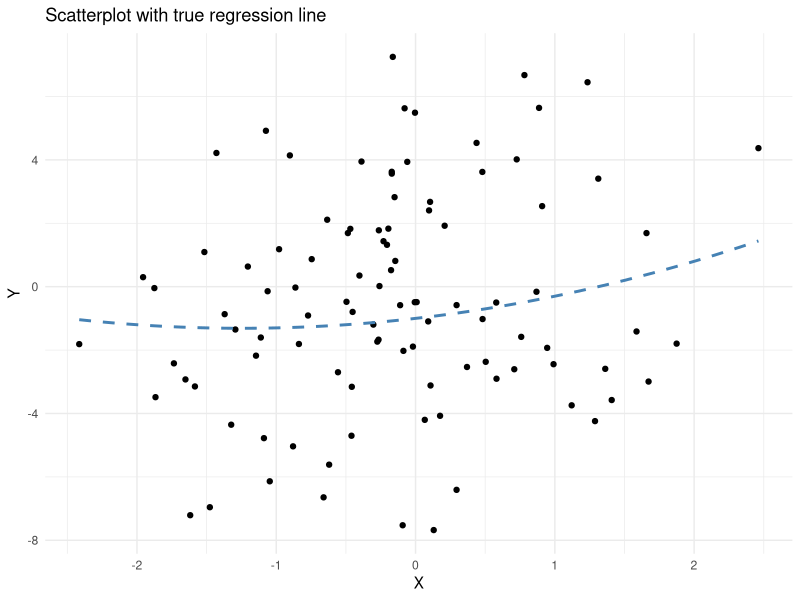
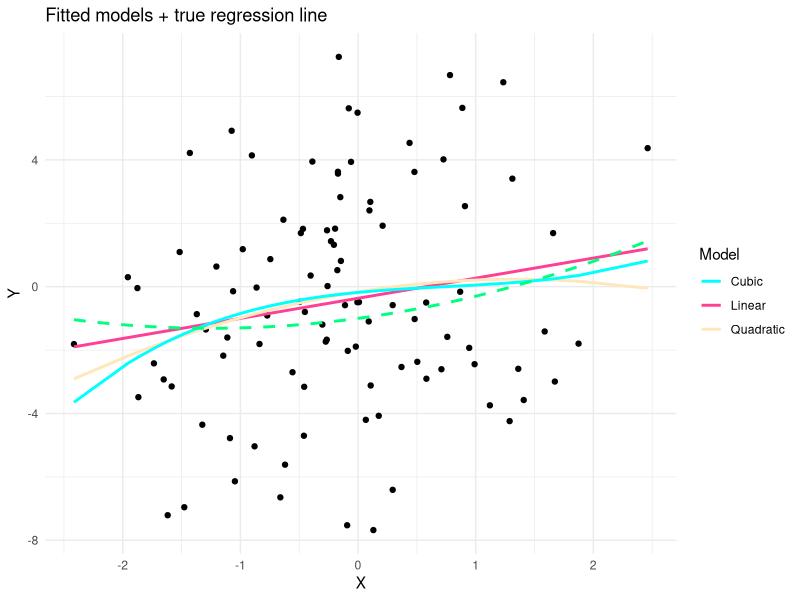
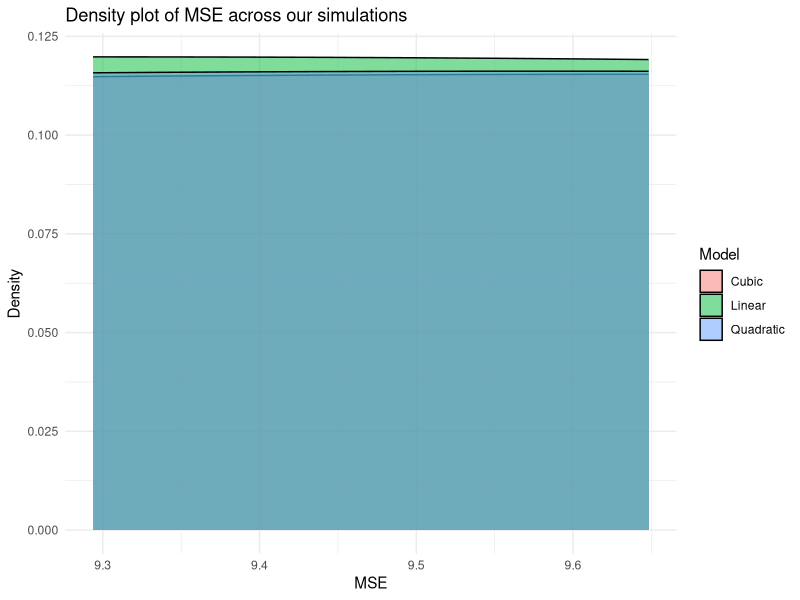

Generate these figures, in order, with R:
## ---- chunk 1
#| include: false
# Set global configurations and settings here
knitr::opts_chunk$set()                 # set global chunk options
ggplot2::theme_set(ggplot2::theme_bw()) # set ggplot2 theme
## ---- chunk 2
#| message: false
#| warning: false
library(tidyverse) # functions for data manipulation
## ---- chunk 3

my_data <- function(n, sigma) {
  set.seed(611)  
  X <- rnorm(n, mean = 0, sd = 1)
  epsilon <- rnorm(n, mean = 0, sd = sigma)
  Y <- -1 + 0.5 * X + 0.2 * X^2 + epsilon
  data.frame(X = X, Y = Y)
}

## ---- chunk 4

# Generate data
n <- 100
sigma <- 3
data <- my_data(n, sigma)

# Making true regression line
f_x <- function(x) -1 + 0.5 * x + 0.2 * x^2

# Scatter plot + true regression line
ggplot(data, aes(x = X, y = Y)) +
  geom_point() +
  stat_function(fun = f_x, color = "steelblue", linetype = "dashed", size = 1) +
  labs(title = "Scatterplot with true regression line",
       x = "X",
       y = "Y") +
  theme_minimal()

## ---- chunk 5

# Fit the models
linear_mod <- lm(Y ~ X, data = data)
quadratic_mod <- lm(Y ~ X + I(X^2), data = data)
cubic_mod <- lm(Y ~ X + I(X^2) + I(X^3), data = data)

# Predictions
data$linear_pred <- predict(linear_mod, data)
data$quadratic_pred <- predict(quadratic_mod, data)
data$cubic_pred <- predict(cubic_mod, data)

# Plot w/ fitted lines
ggplot(data, aes(x = X, y = Y)) +
  geom_point() +
  geom_line(aes(y = linear_pred, color = "Linear"), size = 1) +
  geom_line(aes(y = quadratic_pred, color = "Quadratic"), size = 1) +
  geom_line(aes(y = cubic_pred, color = "Cubic"), size = 1) +
  stat_function(fun = f_x, color = "springgreen", linetype = "dashed", size = 1) +
  labs(title = "Fitted models + true regression line",
       x = "X",
       y = "Y") +
  scale_color_manual(name = "Model", values = c("Linear" = "violetred1", "Quadratic" = "wheat1", "Cubic" = "cyan", "True Model" = "springgreen")) +
  theme_minimal()

## ---- chunk 6

# Load libraries
library(dplyr)

# Function to generate test data
generate_test_data <- function(n, sigma) {
  set.seed(612)  
  X <- rnorm(n, mean = 0, sd = 1)
  epsilon <- rnorm(n, mean = 0, sd = sigma)
  Y <- -1 + 0.5 * X + 0.2 * X^2 + epsilon
  data.frame(X = X, Y = Y)
}

# Generate test data
test_data <- generate_test_data(10000, sigma)

# Re-run the model fitting on training data
linear_mod <- lm(Y ~ X, data = data)
quadratic_mod <- lm(Y ~ X + I(X^2), data = data)
cubic_mod <- lm(Y ~ X + I(X^2) + I(X^3), data = data)

# Predict on test data
test_data$linear_pred <- predict(linear_mod, newdata = test_data)
test_data$quadratic_pred <- predict(quadratic_mod, newdata = test_data)
test_data$cubic_pred <- predict(cubic_mod, newdata = test_data)

# Calculate MSE
mse_linear <- mean((test_data$Y - test_data$linear_pred)^2)
mse_quadratic <- mean((test_data$Y - test_data$quadratic_pred)^2)
mse_cubic <- mean((test_data$Y - test_data$cubic_pred)^2)

mse_linear
mse_quadratic
mse_cubic

## Results interpretation:

# Linear model has the lowest MSE among the three models, indicating that
# it provides the best predictions on the test data. Cubic model has the
# highest MSE, indicating that it is performing the worst of the models. 
# Quadratic model MSE falls between these two values, so it doesn't 
# perform quite as well as the linear but performs better than the cubic.

# Normally we would expect the quadratic model to have the lowest MSE/be
# the best fit. Possible reasons as to why it's not in this case could be
# due to random variability in the sample, or over-fitting (cubic model is # too complex for the data).
## ---- chunk 7

# True regression function on the test data
test_data$true_Y <- -1 + 0.5 * test_data$X + 0.2 * test_data$X^2

# Calculate MSE for true function
true_mse <- mean((test_data$Y - test_data$true_Y)^2)
true_mse

# Results interpretation:

# The best possible MSE we could achieve is 8.972119. This value is lower
# than all three of our previous models (linear, quadratic, cubic), and
# all of these values are relatively small so none of them are crazy far 
# from the optimal performance. However, the linear model is the closest 
# to achieving best possible performance due to the fact that it has the
# smallest difference from the optimal/best achievable MSE (the 
# difference is around 0.321657).
## ---- chunk 8

# Set seed (for replication)
set.seed(613)

# No. of simulations
num_simulations <- 100

# Storage for MSE's
mse_linear_storage <- numeric(num_simulations)
mse_quadratic_storage <- numeric(num_simulations)
mse_cubic_storage <- numeric(num_simulations)

for (i in 1:num_simulations) {

  # Generate training data
  train_data <- my_data(n, sigma)
  
  # Fit models
  linear_mod <- lm(Y ~ X, data = train_data)
  quadratic_mod <- lm(Y ~ X + I(X^2), data = train_data)
  cubic_mod <- lm(Y ~ X + I(X^2) + I(X^3), data = train_data)
  
  # Predict on test data
  test_data$linear_pred <- predict(linear_mod, test_data)
  test_data$quadratic_pred <- predict(quadratic_mod, test_data)
  test_data$cubic_pred <- predict(cubic_mod, test_data)
  
  # Calculate MSE's
  mse_linear_storage[i] <- mean((test_data$Y - test_data$linear_pred)^2)
  mse_quadratic_storage[i] <- mean((test_data$Y - test_data$quadratic_pred)^2)
  mse_cubic_storage[i] <- mean((test_data$Y - test_data$cubic_pred)^2)
}

# Create data frame (for plotting)
mse_data <- data.frame(
  MSE = c(mse_linear_storage, mse_quadratic_storage, mse_cubic_storage),
  Model = rep(c("Linear", "Quadratic", "Cubic"), each = num_simulations)
)

# Plot the MSE distributions
ggplot(mse_data, aes(x = MSE, fill = Model)) +
  geom_density(alpha = 0.5) +
  labs(title = "Density plot of MSE across our simulations",
       x = "MSE",
       y = "Density") +
  theme_minimal()

## ---- chunk 9

# Storage for the best model count
best_model_count <- c(Linear = 0, Quadratic = 0, Cubic = 0)

for (i in 1:num_simulations) {

  # Generate training data
  train_data <- my_data(n, sigma)
  
  # Fit models
  linear_mod <- lm(Y ~ X, data = train_data)
  quadratic_mod <- lm(Y ~ X + I(X^2), data = train_data)
  cubic_mod <- lm(Y ~ X + I(X^2) + I(X^3), data = train_data)
  
  # Predict on test data
  test_data$linear_pred <- predict(linear_mod, test_data)
  test_data$quadratic_pred <- predict(quadratic_mod, test_data)
  test_data$cubic_pred <- predict(cubic_mod, test_data)
  
  # Calculate MSE's
  mse_linear <- mean((test_data$Y - test_data$linear_pred)^2)
  mse_quadratic <- mean((test_data$Y - test_data$quadratic_pred)^2)
  mse_cubic <- mean((test_data$Y - test_data$cubic_pred)^2)
  
  # Store MSE's
  mse_linear_storage[i] <- mse_linear
  mse_quadratic_storage[i] <- mse_quadratic
  mse_cubic_storage[i] <- mse_cubic
  
  # Identify which model has the lowest MSE
  min_mse <- min(mse_linear, mse_quadratic, mse_cubic)
  if (min_mse == mse_linear) {
    best_model_count["Linear"] <- best_model_count["Linear"] + 1
  }
  if (min_mse == mse_quadratic) {
    best_model_count["Quadratic"] <- best_model_count["Quadratic"] + 1
  }
  if (min_mse == mse_cubic) {
    best_model_count["Cubic"] <- best_model_count["Cubic"] + 1
  }
}

# Print count of the best model
print(best_model_count)
## ---- chunk 10
simulate_model_performance <- function(n, sigma, test_data) {
  set.seed(613)  
  
  # No. of simulations
  num_simulations <- 100
  
  # Storage for MSE's + best model counts
  mse_linear_storage <- numeric(num_simulations)
  mse_quadratic_storage <- numeric(num_simulations)
  mse_cubic_storage <- numeric(num_simulations)
  best_model_count <- c(Linear = 0, Quadratic = 0, Cubic = 0)
  
  for (i in 1:num_simulations) {

    # Generate training data
    train_data <- my_data(n, sigma)
    
    # Fit models
    linear_mod <- lm(Y ~ X, data = train_data)
    quadratic_mod <- lm(Y ~ X + I(X^2), data = train_data)
    cubic_mod <- lm(Y ~ X + I(X^2) + I(X^3), data = train_data)
    
    # Predict on test data
    test_data$linear_pred <- predict(linear_mod, test_data)
    test_data$quadratic_pred <- predict(quadratic_mod, test_data)
    test_data$cubic_pred <- predict(cubic_mod, test_data)
    
    # Calculate MSE's
    mse_linear <- mean((test_data$Y - test_data$linear_pred)^2)
    mse_quadratic <- mean((test_data$Y - test_data$quadratic_pred)^2)
    mse_cubic <- mean((test_data$Y - test_data$cubic_pred)^2)
    
    # Store MSE's
    mse_linear_storage[i] <- mse_linear
    mse_quadratic_storage[i] <- mse_quadratic
    mse_cubic_storage[i] <- mse_cubic
    
    # Identify which model has lowest MSE
    min_mse <- min(mse_linear, mse_quadratic, mse_cubic)
    if (min_mse == mse_linear) {
      best_model_count["Linear"] <- best_model_count["Linear"] + 1
    }
    if (min_mse == mse_quadratic) {
      best_model_count["Quadratic"] <- best_model_count["Quadratic"] + 1
    }
    if (min_mse == mse_cubic) {
      best_model_count["Cubic"] <- best_model_count["Cubic"] + 1
    }
  }
  
  return(best_model_count)
}

best_model_count
## ---- chunk 11

# Generate test data
set.seed(612) 
test_data <- my_data(n = 10000, sigma = 2)

# Call function
best_model_counts_sigma2 <- simulate_model_performance(n = 300, sigma = 2, test_data)

# Print results
print(best_model_counts_sigma2)
## ---- chunk 12

# Generate test data
set.seed(612)  
test_data <- my_data(n = 10000, sigma = 4)

# Call function
best_model_counts_sigma4_n300 <- simulate_model_performance(n = 300, sigma = 4, test_data)

# Print results
print(best_model_counts_sigma4_n300)

## ---- chunk 13
# It seems as though as sigma increased from 2 to 4, the performance of 
# the quadratic and cubic models went down and the linear model performed
# better, likely because the higher noise levels made it more difficult 
# for the more complex models to distinguish the true signal from the 
# noise, and therefore they experienced over-fitting. Whereas simpler 
# linear models are less likely to include random data fluctuations. 

# Also a larger sample size tends to allow for more accurate estimation of
# the model parameters, thus leading to a better model fitting. When n =
# 300, the cubic model was able to better fit the data versus when n was
# smaller/unspecified. Yet if the noise level is high (per the previous)
# section, a large sample size may not necessarily be enough for complex
#models to properly distinguish signal from noise, leading to the linear 
# model performing better. 

# That being said, the true model form is not always the best. The 
# quadratic model in particular is not always the best due to the trade-
# offs between complexity and noise -- high noise levels can make it hard
# to separate signal from noise, leading to the simpler models performing
# better (as they're less prone to overfitting) and providing a better
# generalization of the data. 
